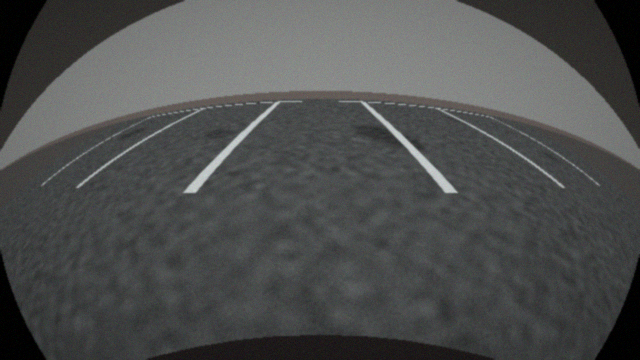
#> input picture parking_guide/android/core/src/test/resources/fixtures/scene0.png, 640 x 360 px
$ python -i detector.py   (imports and definitions only)
#> lines starting #> are read from the running program, lines starting #| are printed output that depends on the picture; after the words box and inside, x2 and y2 are one past the last pixel; in counts of white or black regions, pixels touching at a corner belong together
#> further down, picture is the input picture: shape (360, 640, 3); mean B, G, R 78.7, 79.3, 77.9
### parking_guide/parking_guide/camera.py
"""후방카메라 모델(핀홀 / 어안)과 지면 ↔ 영상 ↔ 조감도 변환.

좌표계 (차량 기준, 단위 cm)
- 원점: 뒷범퍼 중앙 바로 아래 지면
- X: 화면 오른쪽(+). 후방카메라 화면은 거울처럼 좌우가 뒤집혀 나오므로
     화면 오른쪽 = 운전자 기준 오른쪽이 되도록 정의했다.
- Y: 차량 뒤쪽(+). 차체는 Y ∈ [-차량길이, 0] 구간에 있다.
- Z: 위쪽(+)

어안 렌즈는 OpenCV fisheye(등거리 + k1~k4) 모델과 같은 식을 쓴다.
실제 차량에서는 체커보드 보정(cv2.fisheye.calibrate)으로 focal/dist를 구해 넣으면 된다.
"""
from __future__ import annotations

from dataclasses import dataclass, field

import cv2
import numpy as np


@dataclass
class CameraModel:
    width: int = 1280
    height: int = 720
    focal_px: float = 560.0  # 핀홀: 수평 화각 약 97°
    mount_height_cm: float = 100.0
    pitch_deg: float = 30.0  # 아래로 숙인 각도
    fisheye: bool = False
    dist: tuple[float, float, float, float] = (0.0, 0.0, 0.0, 0.0)  # fisheye k1..k4

    # [6 lines left out: function wide_angle, not called in this run]

    @property
    def cx(self) -> float:
        return self.width / 2.0

    @property
    def cy(self) -> float:
        return self.height / 2.0

    def _axes(self):
        t = np.radians(self.pitch_deg)
        s, c = np.sin(t), np.cos(t)
        right = np.array([1.0, 0.0, 0.0])
        down = np.array([0.0, -s, -c])
        fwd = np.array([0.0, c, -s])
        return right, down, fwd

    # ------------------------------------------------------------------ 렌즈 모델
    def _distort(self, xn: np.ndarray, yn: np.ndarray) -> tuple[np.ndarray, np.ndarray]:
        """정규화 좌표(z=1 평면) → 영상 픽셀."""
        if self.fisheye:
            r = np.hypot(xn, yn)
            th = np.arctan(r)
            k1, k2, k3, k4 = self.dist
            th2 = th * th
            thd = th * (1 + k1 * th2 + k2 * th2 ** 2 + k3 * th2 ** 3 + k4 * th2 ** 4)
            scale = np.where(r > 1e-9, thd / np.maximum(r, 1e-9), 1.0)
            xn, yn = xn * scale, yn * scale
        return self.cx + self.focal_px * xn, self.cy + self.focal_px * yn

    # [18 lines left out: function pixel_to_ray, not called in this run]

    # ------------------------------------------------------------------ 투영
    def project(self, pts: np.ndarray) -> tuple[np.ndarray, np.ndarray]:
        """3D 점 (N,3) [X, Y, Z] → 영상 좌표 (N,2), 카메라 앞에 있는지 여부 (N,)."""
        pts = np.asarray(pts, dtype=np.float64).reshape(-1, 3)
        right, down, fwd = self._axes()
        d = pts - np.array([0.0, 0.0, self.mount_height_cm])
        xc, yc, zc = d @ right, d @ down, d @ fwd
        valid = zc > 1e-3
        zc = np.where(valid, zc, 1e-3)
        u, v = self._distort(xc / zc, yc / zc)
        return np.stack([u, v], axis=1), valid

    def project_ground(self, xy: np.ndarray) -> tuple[np.ndarray, np.ndarray]:
        xy = np.asarray(xy, dtype=np.float64).reshape(-1, 2)
        return self.project(np.column_stack([xy, np.zeros(len(xy))]))

    # [15 lines left out: functions pixel_rays_world, visible_y_min, not called in this run]


@dataclass
class BevConfig:
    """조감도(Bird's-Eye View) 영역. 위쪽이 차량에서 먼 쪽이다."""

    x_min_cm: float = -320.0
    x_max_cm: float = 320.0
    y_min_cm: float = 40.0
    y_max_cm: float = 750.0
    px_per_cm: float = 2.0

    @property
    def size(self) -> tuple[int, int]:
        w = int(round((self.x_max_cm - self.x_min_cm) * self.px_per_cm))
        h = int(round((self.y_max_cm - self.y_min_cm) * self.px_per_cm))
        return w, h

    def pixels_to_ground(self, cols: np.ndarray, rows: np.ndarray) -> tuple[np.ndarray, np.ndarray]:
        s = self.px_per_cm
        return self.x_min_cm + cols / s, self.y_max_cm - rows / s

    def ground_to_pixels(self, x: np.ndarray, y: np.ndarray) -> tuple[np.ndarray, np.ndarray]:
        s = self.px_per_cm
        return (np.asarray(x) - self.x_min_cm) * s, (self.y_max_cm - np.asarray(y)) * s


@dataclass
class Projector:
    """카메라 영상 → 조감도 변환. 렌즈 왜곡 보정과 원근 보정을 remap 한 번으로 처리한다."""

    camera: CameraModel = field(default_factory=CameraModel)
    bev: BevConfig = field(default_factory=BevConfig)
    ignore_bottom_ratio: float = 0.06

    def __post_init__(self) -> None:
        w, h = self.bev.size
        rows, cols = np.mgrid[0:h, 0:w].astype(np.float64)
        gx, gy = self.bev.pixels_to_ground(cols, rows)
        uv, ok = self.camera.project_ground(np.column_stack([gx.ravel(), gy.ravel()]))
        self.map_u = uv[:, 0].reshape(h, w).astype(np.float32)
        self.map_v = uv[:, 1].reshape(h, w).astype(np.float32)
        cam = self.camera
        inside = (
            ok.reshape(h, w)
            & (self.map_u >= 0) & (self.map_u <= cam.width - 1)
            & (self.map_v >= 0) & (self.map_v <= cam.height * (1 - self.ignore_bottom_ratio))
        )
        self.valid = cv2.erode(inside.astype(np.uint8) * 255, np.ones((7, 7), np.uint8))

    def to_bev(self, img: np.ndarray) -> np.ndarray:
        return cv2.remap(img, self.map_u, self.map_v, cv2.INTER_LINEAR, borderMode=cv2.BORDER_CONSTANT)
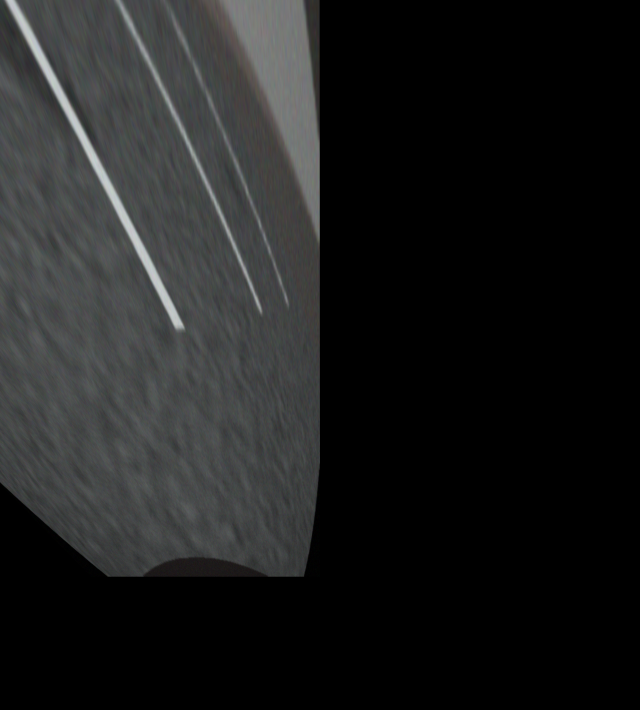
#> returned value: shape (1420, 1280, 3) (shown at 1/2 size); mean of channels 0, 1, 2 30.2, 30.3, 29.5; drawn as B, G, R

### parking_guide/parking_guide/detector.py
"""주차선 검출과 좌우 균형 판정.

처리 순서
1. 후방카메라 영상 → 조감도(BEV) 변환 (렌즈 왜곡 + 원근 보정을 remap 한 번으로)
2. 방향별 Top-hat + 임계값으로 밝은 페인트만 남김
   - 세로 성분(좌우 주차선)과 가로 성분(주차칸 끝선)을 따로 뽑는다
3. 연결 요소마다 직선 피팅 → 끊긴 조각 병합
4. 간격이 주차칸 폭과 맞고 차량 중심에 가장 가까운 선 한 쌍을 주차칸으로 선택
5. 끝선이 보이면 각도를 보정하고 끝선까지 거리를 구함
6. 차폭을 기준으로 좌우 여유 거리, 치우침, 각도를 계산
"""
from __future__ import annotations

from dataclasses import dataclass, field, replace

import cv2
import numpy as np

from .camera import BevConfig, CameraModel, Projector
from .vehicles import DEFAULT_VEHICLE, VehicleSpec


@dataclass
class DetectorConfig:
    line_width_range_cm: tuple[float, float] = (6.0, 40.0)
    slot_width_range_cm: tuple[float, float] = (200.0, 340.0)
    max_line_angle_deg: float = 35.0
    min_line_length_cm: float = 50.0
    min_end_line_length_cm: float = 60.0
    tophat_kernel_cm: float = 60.0
    min_contrast: float = 25.0
    open_kernel_cm: float = 22.0  # 끝선 굵기(15cm)보다 커야 하고, 닳아 짧아진 선 조각보다는 작아야 한다
    ignore_bottom_ratio: float = 0.06  # 범퍼가 보이는 영상 하단 비율
    merge_dx_cm: float = 15.0
    y_ref_cm: float = 150.0  # 선을 정렬/비교할 기준 거리


@dataclass
class AlignmentThresholds:
    good_offset_cm: float = 8.0
    good_yaw_deg: float = 1.5
    warn_clearance_cm: float = 15.0  # 이보다 좁으면 주의


@dataclass
class LineEstimate:
    """좌우 주차선: X = a + b·Y (선 중심)."""

    a: float
    b: float
    width_cm: float
    y_min: float
    y_max: float
    support: int
    pts: np.ndarray = field(repr=False, default_factory=lambda: np.zeros((0, 2)))
    coverage: float = 1.0  # 선 길이 중 페인트가 보이는 비율 (닳을수록 낮음)

    def x_at(self, y: float | np.ndarray) -> float | np.ndarray:
        return self.a + self.b * np.asarray(y)

    @property
    def angle_deg(self) -> float:
        return float(np.degrees(np.arctan(self.b)))

    @property
    def length_cm(self) -> float:
        return float((self.y_max - self.y_min) * np.sqrt(1 + self.b ** 2))


@dataclass
class EndLine:
    """주차칸 끝 가로선: Y = c + d·X (선 중심)."""

    c: float
    d: float
    width_cm: float
    x_min: float
    x_max: float

    def y_at(self, x: float | np.ndarray) -> float | np.ndarray:
        return self.c + self.d * np.asarray(x)

    @property
    def length_cm(self) -> float:
        return float((self.x_max - self.x_min) * np.sqrt(1 + self.d ** 2))


@dataclass
class SlotEstimate:
    left: LineEstimate
    right: LineEstimate
    end: EndLine | None = None
    target_bias_cm: float = 0.0  # 목표 중심선을 주차칸 중심에서 옮긴 양 (+ = 오른쪽, 하차 모드)
    confidence: float = 1.0  # 인식 신뢰도 0~1

    def center_x_at(self, y: float | np.ndarray) -> float | np.ndarray:
        """주차칸의 기하학적 중심선."""
        return 0.5 * (self.left.x_at(y) + self.right.x_at(y))

    def target_x_at(self, y: float | np.ndarray) -> float | np.ndarray:
        """차 중심이 맞춰야 할 목표선 (하차 모드에 따라 옆으로 옮겨질 수 있다)."""
        return self.center_x_at(y) + self.target_bias_cm / np.cos(np.arctan(self.slope))

    # [4 lines left out: function half_inner_width_cm, not called in this run]

    def with_target_bias(self, bias_cm: float) -> "SlotEstimate":
        return replace(self, target_bias_cm=float(bias_cm))

    @property
    def slope(self) -> float:
        return 0.5 * (self.left.b + self.right.b)

    @property
    def yaw_deg(self) -> float:
        return float(np.degrees(np.arctan(self.slope)))

    # [44 lines left out: functions width_cm, end_y_for, moved, not called in this run]

    def shifted(self, ds_cm: float) -> "SlotEstimate":
        """차가 ds_cm 만큼 곧게 후진한 뒤의 주차칸."""
        return self.moved(ds_cm)

    @property
    def far_end_y(self) -> float:
        return max(self.end_y_for(self.left), self.end_y_for(self.right))

    # [6 lines left out: function end_dist_cm, not called in this run]


@dataclass
class Alignment:
    offset_cm: float  # + = 차가 주차칸 중심보다 오른쪽
    yaw_deg: float  # + = 주차칸이 차 기준 시계방향으로 틀어짐
    clear_left_rear_cm: float
    clear_right_rear_cm: float
    clear_left_front_cm: float
    clear_right_front_cm: float
    status: str  # "good" | "adjust" | "danger"
    end_dist_cm: float | None = None
    target_bias_cm: float = 0.0  # 하차 모드로 옮긴 목표 (offset은 이 목표 기준)

    @property
    def clear_left_cm(self) -> float:
        return min(self.clear_left_rear_cm, self.clear_left_front_cm)

    @property
    def clear_right_cm(self) -> float:
        return min(self.clear_right_rear_cm, self.clear_right_front_cm)

    # [45 lines left out: functions messages_ko, messages_en, slot_confidence, not called in this run]


class SlotTracker:
    """한 번 고른 주차칸을 고정하고 매 프레임 예측 → 검증 → 융합한다.

    - 예측: 이동 거리와 핸들 각도로 지난 주차칸을 옮긴다 (선이 가려져도 이어 감)
    - 검증: 예측과 너무 다른 검출(그림자, 옆 칸, 지나가는 사람)은 무시한다
    - 같은 '다른 칸'이 몇 프레임 계속 보이면 그때 새 칸으로 바꾼다
    - 검출이 없으면 신뢰도를 조금씩 낮추고, 오래 없으면 놓는다
    """

    # [8 lines left out: function __init__, not called in this run]

    def reset(self) -> None:
        self.slot, self.coast, self.outliers = None, 0, 0

    # [48 lines left out: functions update, _coast, not called in this run]


DOOR_MODES = ("center", "driver", "passenger")


# [14 lines left out: function door_bias_cm, not called in this run]


@dataclass
class DetectionResult:
    bev: np.ndarray
    mask: np.ndarray
    lines: list[LineEstimate]
    slot: SlotEstimate | None
    alignment: Alignment | None
    end_mask: np.ndarray | None = None


# [26 lines left out: functions classify, compute_alignment, not called in this run]


def _row_centers(primary: np.ndarray, secondary: np.ndarray):
    """primary 값(행 또는 열)마다 secondary의 평균과 화소 수. 선 폭이 온전한 것만 표시."""
    order = np.argsort(primary, kind="stable")
    primary, secondary = primary[order], secondary[order]
    uniq, start, counts = np.unique(primary, return_index=True, return_counts=True)
    centers = np.add.reduceat(secondary, start) / counts
    full = counts >= 0.7 * np.median(counts)
    if full.sum() < 8:
        full = np.ones_like(full)
    return uniq, centers, counts, full


def _hough(mask: np.ndarray, votes: int, min_theta: float = 0.0, max_theta: float = np.pi):
    """허프 변환을 절반 크기 마스크에서 돌려 4배 빠르게 한다 (조각을 묶는 용도라 정밀도는 충분).
    결과의 rho는 원래 크기 기준으로 되돌린다."""
    small = cv2.resize(mask, (mask.shape[1] // 2, mask.shape[0] // 2), interpolation=cv2.INTER_AREA)
    small = (small > 60).astype(np.uint8) * 255
    hl = cv2.HoughLines(small, 1, np.radians(0.5), max(10, votes // 2),
                        min_theta=min_theta, max_theta=max_theta)
    if hl is None:
        return None
    hl = hl.copy()
    hl[:, 0, 0] = hl[:, 0, 0] * 2 + 0.5
    return hl


class SlotDetector:
    def __init__(
        self,
        camera: CameraModel | None = None,
        bev: BevConfig | None = None,
        vehicle: VehicleSpec | None = None,
        config: DetectorConfig | None = None,
        thresholds: AlignmentThresholds | None = None,
    ) -> None:
        self.cfg = config or DetectorConfig()
        self.proj = Projector(camera or CameraModel(), bev or BevConfig(), self.cfg.ignore_bottom_ratio)
        self.vehicle = vehicle or DEFAULT_VEHICLE
        self.thr = thresholds or AlignmentThresholds()
        self.door_mode = "center"

    @property
    def bev(self) -> BevConfig:
        return self.proj.bev

    # ------------------------------------------------------------------ 마스크
    def to_bev(self, img: np.ndarray) -> np.ndarray:
        return self.proj.to_bev(img)

    def _directional_mask(self, gray: np.ndarray, vertical: bool) -> np.ndarray:
#> called with vertical = True
        s, cfg = self.bev.px_per_cm, self.cfg
        k = max(3, int(cfg.tophat_kernel_cm * s) | 1)
        # 세로 선을 찾을 땐 가로 커널로, 가로 선을 찾을 땐 세로 커널로 배경을 뺀다
        kernel = np.ones((1, k), np.uint8) if vertical else np.ones((k, 1), np.uint8)
        tophat = cv2.morphologyEx(gray, cv2.MORPH_TOPHAT, kernel)
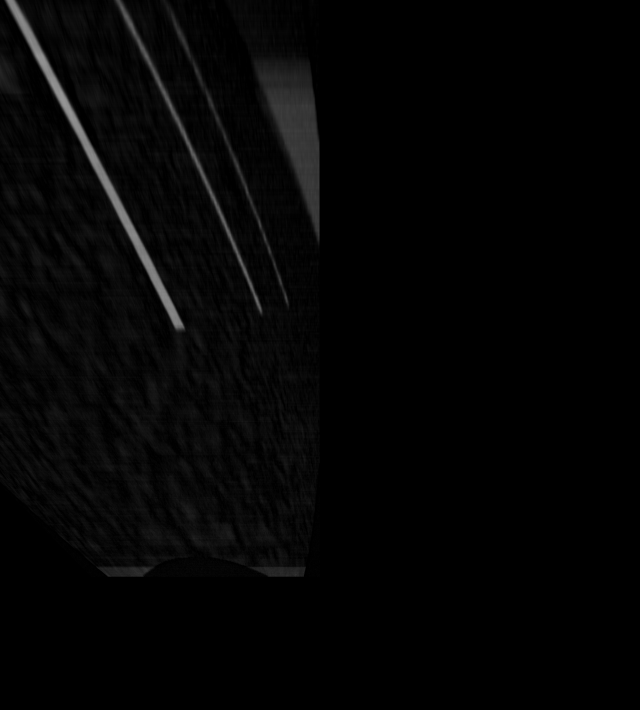
#> tophat: shape (1420, 1280) (shown at 1/2 size); min 0, max 151, mean 4.6
        valid = self.proj.valid
        tophat[valid == 0] = 0
#> tophat: shape (1420, 1280); 0.04% of pixels changed, all inside (x1, y1, x2, y2) = (0, 966, 189, 1154)
        vals = tophat[valid > 0]
        otsu = cv2.threshold(vals.reshape(-1, 1), 0, 255, cv2.THRESH_BINARY + cv2.THRESH_OTSU)[0] if vals.size else 255
#> otsu = 40
        mask = (tophat > max(float(otsu), cfg.min_contrast)).astype(np.uint8) * 255
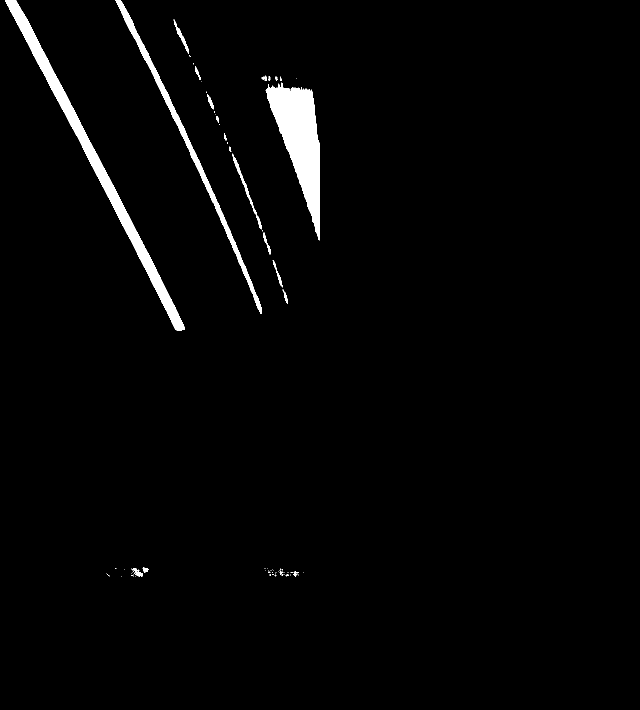
#> mask: shape (1420, 1280) (shown at 1/2 size); 2.2% white; 84 white regions (64 under 20 px), largest, box (x1, y1, x2, y2) and area: (531, 165, 639, 481) 15564, (10, 0, 370, 662) 14922, (231, 0, 524, 628) 6655
        mask = cv2.morphologyEx(mask, cv2.MORPH_CLOSE, np.ones((5, 5), np.uint8))
#> mask: shape (1420, 1280); 2.2% white; 37 white regions (17 under 20 px), largest, box (x1, y1, x2, y2) and area: (531, 165, 639, 481) 15667, (10, 0, 370, 662) 14923, (231, 0, 524, 628) 6657
        ok = max(3, int(cfg.open_kernel_cm * s))
        open_k = np.ones((ok, 1), np.uint8) if vertical else np.ones((1, ok), np.uint8)
        return cv2.morphologyEx(mask, cv2.MORPH_OPEN, open_k)
#> returned value: shape (1420, 1280); 1.3% white; 18 white regions, largest, box (x1, y1, x2, y2) and area: (542, 166, 639, 482) 15414, (44, 23, 108, 188) 2937, (109, 147, 128, 225) 842
#> (the rest of the program and of its run is left out)
